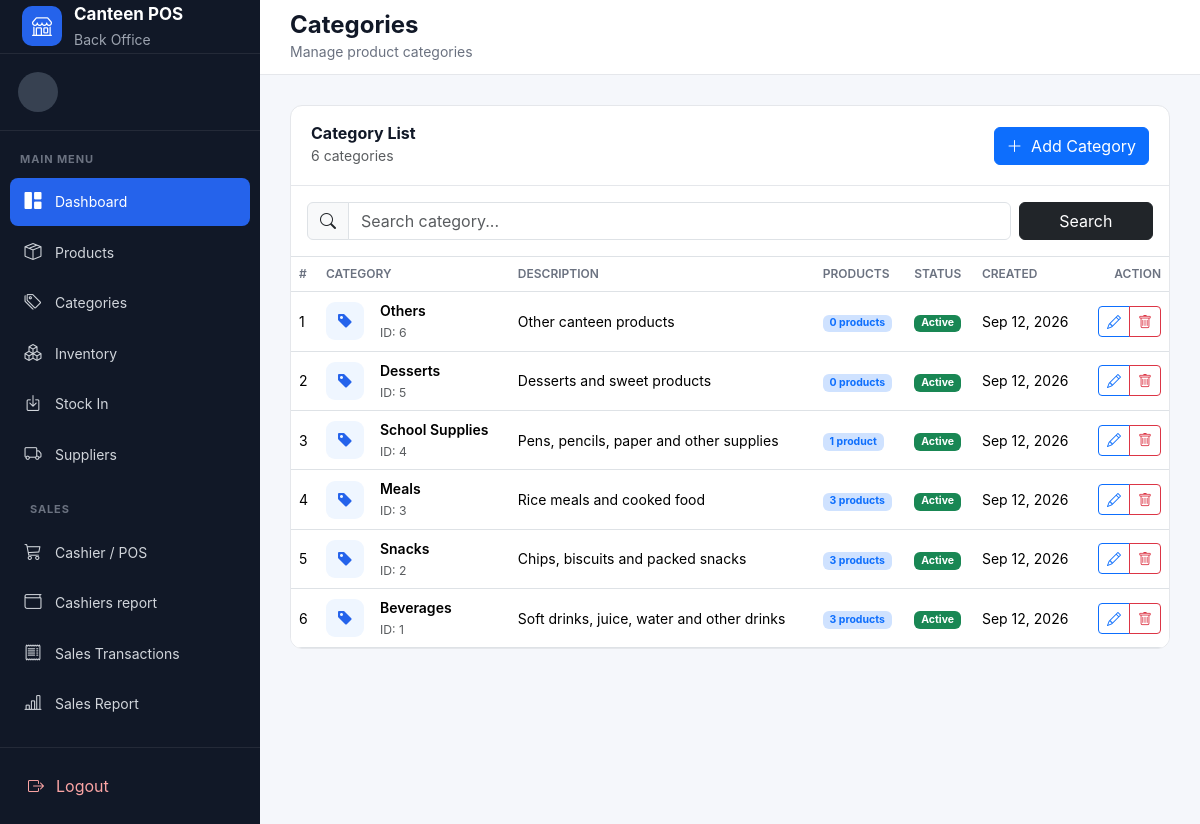
/categories/index.php, run on the app's committed database.
### tables this page shows
CREATE TABLE categories (

    id INT UNSIGNED AUTO_INCREMENT PRIMARY KEY,

    category_name VARCHAR(100) NOT NULL UNIQUE,

    description VARCHAR(255) DEFAULT NULL,

    status ENUM(
        'active',
        'inactive'
    ) NOT NULL DEFAULT 'active',

    created_at TIMESTAMP DEFAULT CURRENT_TIMESTAMP,

    updated_at TIMESTAMP DEFAULT CURRENT_TIMESTAMP
        ON UPDATE CURRENT_TIMESTAMP

);

### categories/index.php (the view, shortened to what this page needs)
<?php
require_once __DIR__ . "/../config/database.php";
$search = trim($_GET['search'] ?? '');
if ($search !== '') {
    $stmt = $pdo->prepare("
        SELECT
            c.id,
            c.category_name,
            c.description,
            c.status,
            c.created_at,
            COUNT(p.id) AS product_count
        FROM categories c
        LEFT JOIN products p
            ON p.category_id = c.id
            AND p.status = 'active'
        WHERE c.category_name LIKE ?
        GROUP BY
            c.id,
            c.category_name,
            c.description,
            c.status,
            c.created_at
        ORDER BY c.id DESC
    ");
    $stmt->execute([
        "%{$search}%"
    ]);
} else {
    $stmt = $pdo->query("
        SELECT
            c.id,
            c.category_name,
            c.description,
            c.status,
            c.created_at,
            COUNT(p.id) AS product_count
        FROM categories c
        LEFT JOIN products p
            ON p.category_id = c.id
            AND p.status = 'active'
        GROUP BY
            c.id,
            c.category_name,
            c.description,
            c.status,
            c.created_at
        ORDER BY c.id DESC
    ");
}
$categories = $stmt->fetchAll();
require_once __DIR__ . "/../includes/header.php";
require_once __DIR__ . "/../includes/sidebar.php";
?>
<main class="main-content">
    <header class="topbar">
        <div class="page-heading">
            <h4>
                Categories
            </h4>
            <small>
                Manage product categories
            </small>
        </div>
    </header>
    <section class="content-area">
        <div class="dashboard-card">
            <div class="dashboard-card-header">
                <div>
                    <h6>
                        Category List
                    </h6>
                    <small class="text-muted">
                        <?= number_format(count($categories)) ?>
                        categor<?= count($categories) === 1 ? 'y' : 'ies' ?>
                    </small>
                </div>
                <a
                    href="add.php"
                    class="btn btn-primary"
                >
                    <i class="bi bi-plus-lg me-1"></i>
                    Add Category
                </a>
            </div>
            <div class="p-3 border-bottom">
                <form
                    method="GET"
                    class="row g-2"
                >
                    <div class="col-md-10">
                        <div class="input-group">
                            <span class="input-group-text">
                                <i class="bi bi-search"></i>
                            </span>
                            <input
                                type="text"
                                name="search"
                                class="form-control"
                                placeholder="Search category..."
                                value="<?= htmlspecialchars($search) ?>"
                            >
                        </div>
                    </div>
                    <div class="col-md-2">
                        <button
                            type="submit"
                            class="btn btn-dark w-100"
                        >
                            Search
                        </button>
                    </div>
                </form>
            </div>
            <div class="table-responsive">
                <table class="table table-hover">
                    <thead>
                        <tr>
                            <th>
                                #
                            </th>
                            <th>
                                Category
                            </th>
                            <th>
                                Description
                            </th>
                            <th>
                                Products
                            </th>
                            <th>
                                Status
                            </th>
                            <th>
                                Created
                            </th>
                            <th class="text-end">
                                Action
                            </th>
                        </tr>
                    </thead>
                    <tbody>
                    <?php if (count($categories) > 0): ?>
                        <?php foreach ($categories as $index => $category): ?>
                            <tr>
                                <td>
                                    <?= $index + 1 ?>
                                </td>
                                <td>
                                    <div class="d-flex align-items-center">
                                        <div
                                            class="category-icon me-3"
                                        >
                                            <i class="bi bi-tag-fill"></i>
                                        </div>
                                        <div>
                                            <div class="fw-semibold">
                                                <?= htmlspecialchars(
                                                    $category['category_name']
                                                ) ?>
                                            </div>
                                            <small class="text-muted">
                                                ID:
                                                <?= $category['id'] ?>
                                            </small>
                                        </div>
                                    </div>
                                </td>
                                <td>
                                    <?php if (
                                        !empty($category['description'])
                                    ): ?>
                                        <?= htmlspecialchars(
                                            $category['description']
                                        ) ?>
                                    <?php else: ?>
                                        <span class="text-muted">
                                            No description
                                        </span>
                                    <?php endif; ?>
                                </td>
                                <td>
                                    <span class="badge bg-primary-subtle text-primary">
                                        <?= number_format(
                                            $category['product_count']
                                        ) ?>
                                        product<?= (
                                            $category['product_count'] != 1
                                        ) ? 's' : '' ?>
                                    </span>
                                </td>
                                <td>
                                    <?php if (
                                        $category['status'] === 'active'
                                    ): ?>
                                        <span class="badge bg-success">
                                            Active
                                        </span>
                                    <?php else: ?>
                                        <span class="badge bg-secondary">
                                            Inactive
                                        </span>
                                    <?php endif; ?>
                                </td>
                                <td>
                                    <?= !empty($category['created_at'])
                                        ? date(
                                            'M d, Y',
                                            strtotime(
                                                $category['created_at']
                                            )
                                        )
                                        : '—'
                                    ?>
                                </td>
                                <td class="text-end">
                                    <div class="btn-group">
                                        <a
                                            href="edit.php?id=<?= $category['id'] ?>"
                                            class="btn btn-sm btn-outline-primary"
                                            title="Edit"
                                        >
                                            <i class="bi bi-pencil"></i>
                                        </a>
                                        <a
                                            href="delete.php?id=<?= $category['id'] ?>"
                                            class="btn btn-sm btn-outline-danger"
                                            title="Deactivate"
                                            onclick="return confirm('Are you sure you want to deactivate this category?')"
                                        >
                                            <i class="bi bi-trash"></i>
                                        </a>
                                    </div>
                                </td>
                            </tr>
                        <?php endforeach; ?>
                    <?php endif; ?>
                    </tbody>
                </table>
            </div>
        </div>
    </section>
</main>
<?php require_once __DIR__ . "/../includes/footer.php"; ?>

### data on the page
categories: category_name "Others", id "6", description "Other canteen products", product_count "0", status "Active", created_at "Sep 12, 2026"
categories: category_name "Desserts", id "5", description "Desserts and sweet products", product_count "0", status "Active", created_at "Sep 12, 2026"
categories: category_name "School Supplies", id "4", description "Pens, pencils, paper and other supplies", product_count "1", status "Active", created_at "Sep 12, 2026"
categories: category_name "Meals", id "3", description "Rice meals and cooked food", product_count "3", status "Active", created_at "Sep 12, 2026"
categories: category_name "Snacks", id "2", description "Chips, biscuits and packed snacks", product_count "3", status "Active", created_at "Sep 12, 2026"
categories: category_name "Beverages", id "1", description "Soft drinks, juice, water and other drinks", product_count "3", status "Active", created_at "Sep 12, 2026"

### other printed values
count($categories) "6"
